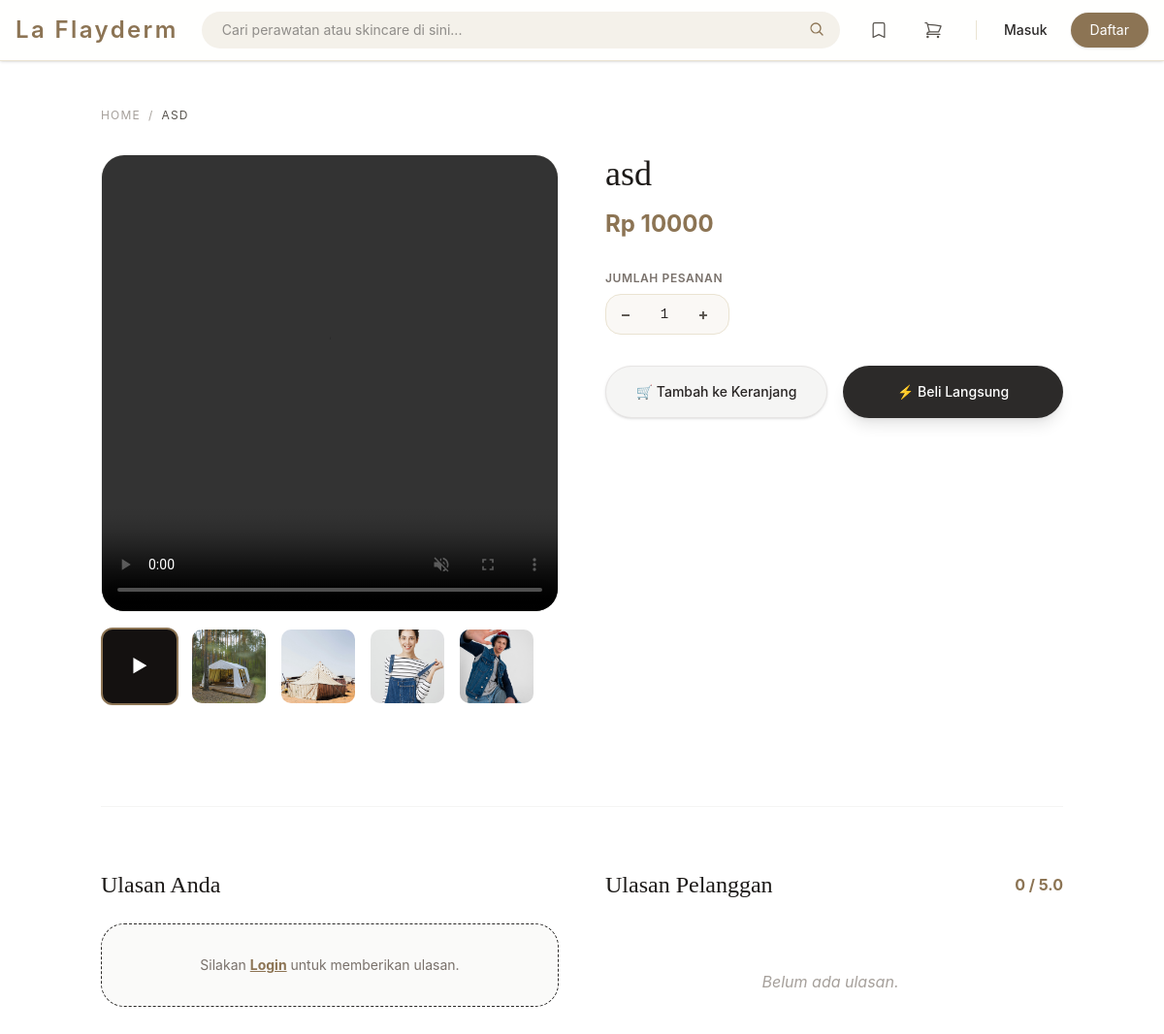
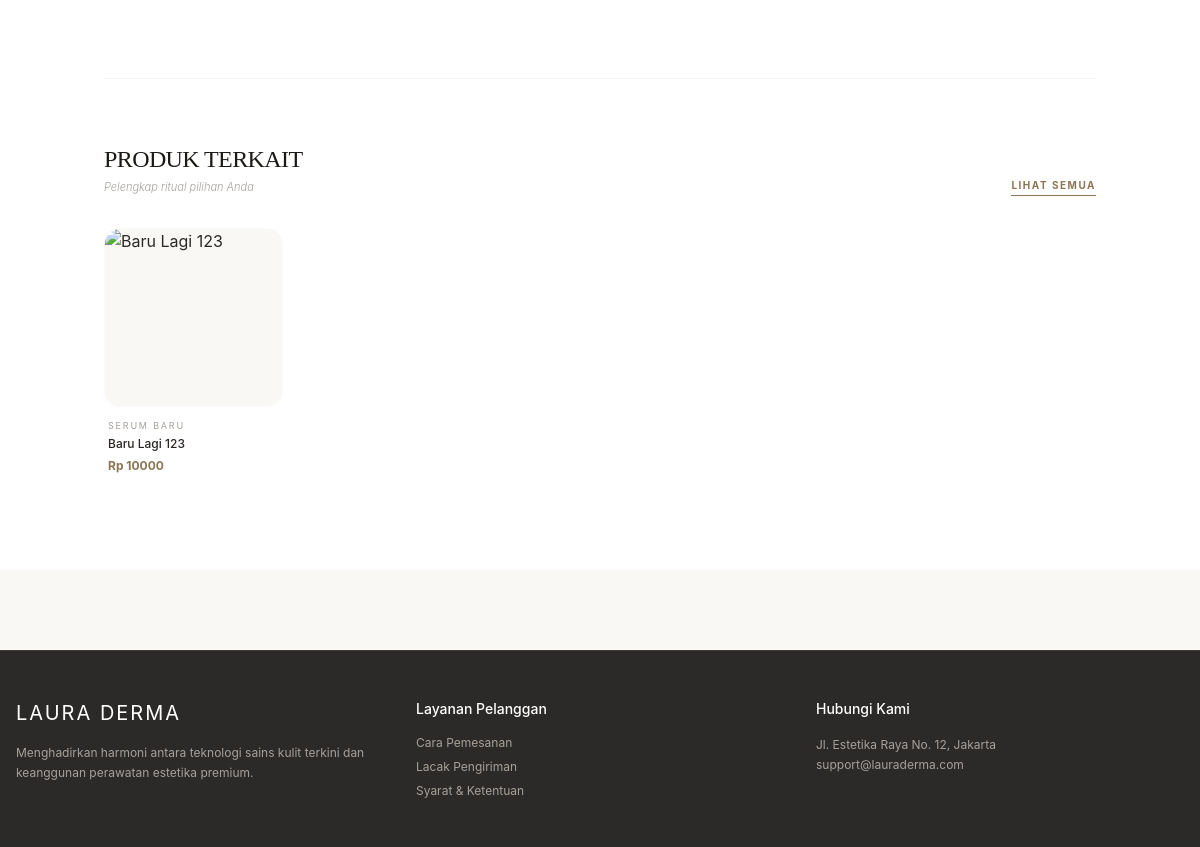
/produk/1/, run on the app's committed database (2 pictures, top to bottom).
### toko/models.py (models this page shows, shortened)
class Produk(models.Model):
    kategori = models.ForeignKey(Kategori, on_delete=models.SET_NULL, null=True, blank=True, related_name='produk')
    nama = models.CharField(max_length=200)
    slug = models.SlugField(unique=True, max_length=250)
    gambar = models.ImageField(upload_to='produk/thumbnails/', blank=True, null=True)
    video_produk = models.FileField(upload_to='produk/videos/', null=True, blank=True)
    deskripsi = models.TextField(blank=True, null=True)
    harga = models.IntegerField()  # Menggunakan integer agar pas untuk mata uang Rupiah
    stok = models.IntegerField(default=0)
    is_flash_sale = models.BooleanField(default=False) # Penanda untuk masuk bagian diskon
    dibuat_pada = models.DateTimeField(auto_now_add=True)
    flash_sale_end = models.DateTimeField(null=True, blank=True)
    class Meta:
        verbose_name_plural = "Produk"

class ProdukGambar(models.Model):
    produk = models.ForeignKey(Produk, on_delete=models.CASCADE, related_name='galeri')
    gambar = models.ImageField(upload_to='produk/galeri/')
    alt_text = models.CharField(max_length=255, blank=True, null=True)

class Kategori(models.Model):
    nama = models.CharField(max_length=100)
    slug = models.SlugField(unique=True, max_length=150)
    class Meta:
        verbose_name_plural = "Kategori" # Agar di halaman admin tulisannya rapi

### toko/views.py (the view)
# urls.py: path('produk/<int:id>/', detail_produk, name='detail_produk'),
def detail_produk(request, id):
    produk = get_object_or_404(Produk, id=id)
    produk_terkait = Produk.objects.filter(kategori=produk.kategori).exclude(id=id)[:4]
    is_wishlisted = False
    is_liked = False
    reviews = produk.reviews.all().order_by('-tanggal')
    rata_rata_rating = reviews.aggregate(Avg('rating'))['rating__avg'] or 0
    user_sudah_review = False
    if request.user.is_authenticated:
        is_wishlisted = Wishlist.objects.filter(user=request.user, produk=produk).exists()
        is_liked = Like.objects.filter(user=request.user, produk=produk).exists()
        user_sudah_review = Review.objects.filter(produk=produk, user=request.user).exists()
    context = {
        'produk': produk,
        'produk_terkait': produk_terkait,
        'reviews': reviews,
        'is_wishlisted': is_wishlisted,
        'is_liked': is_liked,
        'rata_rata_rating': round(rata_rata_rating, 1),
        'jumlah_review': reviews.count(),
        'user_sudah_review': user_sudah_review,
    }
    return render(request, 'detail_produk.html', context)

### toko/context_processors.py (called while the page is built)
def wishlist_count(request):
    if request.user.is_authenticated:
        count = Wishlist.objects.filter(user=request.user).count()
    else:
        count = 0
    return {'wish_count': count}

### templates/detail_produk.html (shortened to what this page needs)
{% extends 'base.html' %}
{% block content %}
<section class="py-12 bg-white">
    <div class="container mx-auto px-4">
        <nav class="flex mb-8 text-xs text-stone-400 uppercase tracking-widest">
            <a href="{% url 'home' %}" class="hover:text-[#8C7454]">Home</a>
            <span class="mx-2">/</span>
            <span class="text-stone-600">{{ produk.nama }}</span>
        </nav>
        <div class="flex flex-col lg:flex-row gap-12">
            <div class="lg:w-1/2">
                <div class="sticky top-24">
                    <div class="aspect-square rounded-3xl overflow-hidden bg-[#F4F1EA] mb-4 border border-stone-100 flex items-center justify-center relative">
                        {% if produk.video_produk %}
                            <video id="main-video" src="{{ produk.video_produk.url }}" autoplay loop muted playsinline controls
                                class="w-full h-full object-cover transition-opacity duration-300">
                            </video>
                        {% endif %}
                    </div>
                    <div class="flex gap-3 overflow-x-auto pb-2 scrollbar-hide">
                        {% if produk.video_produk %}
                        <div class="w-20 h-20 flex-shrink-0 rounded-xl overflow-hidden cursor-pointer border-2 border-[#8C7454] thumbnail-item relative bg-stone-900"
                            onclick="showVideo(this)">
                            <div class="absolute inset-0 flex items-center justify-center bg-black/30 text-white text-lg z-10">▶</div>
                        </div>
                        {% endif %}
                        {% if produk.gambar %}
                        <div class="w-20 h-20 flex-shrink-0 rounded-xl overflow-hidden cursor-pointer border-2 {% if not produk.video_produk %}border-[#8C7454]{% else %}border-transparent{% endif %} hover:border-stone-300 thumbnail-item"
                            onclick="changeImage('{{ produk.gambar.url }}', this)">
                            <img src="{{ produk.gambar.url }}" class="w-full h-full object-cover">
                        </div>
                        {% endif %}
                        {% if produk.galeri.all %}
                            {% for item in produk.galeri.all %}
                            <div class="w-20 h-20 flex-shrink-0 rounded-xl overflow-hidden cursor-pointer border-2 border-transparent hover:border-stone-300 thumbnail-item"
                                onclick="changeImage('{{ item.gambar.url }}', this)">
                                <img src="{{ item.gambar.url }}" class="w-full h-full object-cover">
                            </div>
                            {% endfor %}
                        {% endif %}
                    </div>
                </div>
            </div>
            <div class="lg:w-1/2">
                <h1 class="text-4xl font-serif text-stone-900 mb-4">{{ produk.nama }}</h1>
                <p class="text-2xl font-bold text-[#8C7454] mb-6">Rp {{ produk.harga }}</p>
                <form action="{% url 'tambah_ke_keranjang' produk.id %}" method="POST" class="space-y-6 mb-10">
                    <div class="space-y-2">
                        <label class="block text-xs font-semibold text-stone-500 uppercase tracking-wider">Jumlah Pesanan</label>
                        <div class="flex items-center w-32 bg-[#FAF8F5] border border-[#EAE3D2] rounded-2xl p-1">
                            <button type="button" onclick="adjustQty(-1)" class="w-8 h-8 flex items-center justify-center text-stone-600 hover:text-[#8C7454] font-bold cursor-pointer select-none">–</button>
                            <input type="number" id="input-jumlah" name="jumlah" value="1" min="1" class="w-12 text-center bg-transparent border-none outline-none font-medium font-mono text-sm text-stone-800 [appearance:textfield] [&::-webkit-outer-spin-button]:appearance-none [&::-webkit-inner-spin-button]:appearance-none">
                            <button type="button" onclick="adjustQty(1)" class="w-8 h-8 flex items-center justify-center text-stone-600 hover:text-[#8C7454] font-bold cursor-pointer select-none">+</button>
                        </div>
                    </div>
                    <div class="flex flex-col sm:flex-row gap-4 pt-2">
                        <button type="submit" class="flex-1 bg-stone-100 border border-stone-200 text-stone-800 py-4 px-6 rounded-full font-medium hover:bg-[#8C7454] hover:text-white hover:border-[#8C7454] transition-all shadow-sm cursor-pointer text-sm">
                            🛒 Tambah ke Keranjang
                        </button>
                        <button type="submit" name="action" value="checkout_langsung" class="flex-1 bg-[#2C2A29] text-white py-4 px-6 rounded-full font-medium hover:bg-[#8C7454] transition-all shadow-lg cursor-pointer text-sm">
                            ⚡ Beli Langsung
                        </button>
                    </div>
                </form>
            </div>
        </div>
        <section class="mt-24 border-t border-stone-100 pt-16">
            <div class="flex flex-col lg:flex-row justify-between gap-12">
                <div class="w-full lg:w-1/2">
                    <h3 class="text-2xl font-serif text-stone-900 mb-6">Ulasan Anda</h3>
                    <div id="review-section-wrapper">
                        {% if user.is_authenticated %}
                            {% if user_sudah_review %}
                                <div class="p-8 bg-green-50 rounded-3xl border border-green-100 text-center">
                                    <div class="w-12 h-12 bg-green-500 rounded-full flex items-center justify-center mx-auto mb-4 text-white">✓</div>
                                    <h4 class="text-green-800 font-semibold">Terima Kasih!</h4>
                                    <p class="text-green-600 text-sm">Anda telah memberikan ulasan untuk produk ini.</p>
                                </div>
                            {% else %}
                                <div id="form-container" class="p-8 bg-[#FAF8F5] rounded-3xl border border-[#EAE3D2]">
                                    <form id="reviewForm" action="{% url 'kirim_review' produk.id %}" method="POST" class="space-y-6">
                                        {% csrf_token %}
                                        <div>
                                            <label class="block text-xs font-semibold text-stone-700 uppercase mb-3">Rating Anda</label>
                                            <div class="flex flex-row-reverse justify-end gap-2 star-rating text-stone-300">
                                                {% for i in "54321" %}
                                                <input type="radio" id="star{{i}}" name="rating" value="{{i}}" class="hidden" required />
                                                <label for="star{{i}}" class="cursor-pointer hover:text-yellow-400">
                                                    <svg class="w-8 h-8 fill-current" viewBox="0 0 20 20"><path d="M9.049 2.927c.3-.921 1.603-.921 1.902 0l1.07 3.292a1 1 0 00.95.69h3.462c.969 0 1.371 1.24.588 1.81l-2.8 2.034a1 1 0 00-.364 1.118l1.07 3.292c.3.921-.755 1.688-1.54 1.118l-2.8-2.034a1 1 0 00-1.175 0l-2.8 2.034c-.784.57-1.838-.197-1.539-1.118l1.07-3.292a1 1 0 00-.364-1.118L2.98 8.72c-.783-.57-.38-1.81.588-1.81h3.461a1 1 0 00.951-.69l1.07-3.292z" /></svg>
                                                </label>
                                                {% endfor %}
                                            </div>
                                        </div>
                                        <div>
                                            <label class="block text-xs font-semibold text-stone-700 uppercase mb-2">Komentar</label>
                                            <textarea name="komentar" rows="4" required class="w-full bg-white border border-[#EAE3D2] rounded-2xl py-4 px-4 text-sm outline-none focus:border-[#8C7454] resize-none" placeholder="Bagaimana pengalaman Anda?"></textarea>
                                        </div>
                                        <button type="submit" class="w-full bg-[#8C7454] text-white py-4 rounded-full font-medium hover:bg-[#735F43] transition-all">Kirim Ulasan</button>
                                    </form>
                                </div>
                            {% endif %}
                        {% else %}
                            <div class="p-8 bg-stone-50 rounded-3xl border border-dashed text-center">
                                <p class="text-sm text-stone-500">Silakan <a href="{% url 'login' %}" class="text-[#8C7454] underline font-bold">Login</a> untuk memberikan ulasan.</p>
                            </div>
                        {% endif %}
                    </div>
                </div>
                <div class="w-full lg:w-1/2">
                    <div class="flex items-center justify-between mb-8">
                        <h3 class="text-2xl font-serif text-stone-900">Ulasan Pelanggan</h3>
                        <span class="text-[#8C7454] font-bold">{{ rata_rata_rating|default:"0" }} / 5.0</span>
                    </div>
                    <div id="reviewContainer" class="space-y-6 max-h-[500px] overflow-y-auto pr-2 scrollbar-thin">
                        {% for review in reviews %}
                        <div class="bg-white border border-stone-100 p-6 rounded-2xl">
                            <div class="flex justify-between items-start mb-3">
                                <div class="flex items-center gap-3">
                                    <div class="w-10 h-10 rounded-full bg-[#8C7454] flex items-center justify-center text-white font-bold text-sm">
                                        {{ review.user.username|slice:":1"|upper }}
                                    </div>
                                    <div>
                                        <p class="font-semibold text-stone-900 text-sm">{{ review.user.username }}</p>
                                        <p class="text-[10px] text-stone-400 uppercase">{{ review.tanggal|date:"d M Y" }}</p>
                                    </div>
                                </div>
                                <div class="flex text-yellow-400">
                                    {% for i in "12345" %}
                                    <svg class="w-3 h-3 {% if forloop.counter <= review.rating %}fill-current{% else %}text-stone-200{% endif %}" viewBox="0 0 20 20"><path d="M9.049 2.927c.3-.921 1.603-.921 1.902 0l1.07 3.292a1 1 0 00.95.69h3.462c.969 0 1.371 1.24.588 1.81l-2.8 2.034a1 1 0 00-.364 1.118l1.07 3.292c.3.921-.755 1.688-1.54 1.118l-2.8-2.034a1 1 0 00-1.175 0l-2.8 2.034c-.784.57-1.838-.197-1.539-1.118l1.07-3.292a1 1 0 00-.364-1.118L2.98 8.72c-.783-.57-.38-1.81.588-1.81h3.461a1 1 0 00.951-.69l1.07-3.292z" /></svg>
                                    {% endfor %}
                                </div>
                            </div>
                            <p class="text-stone-600 text-sm italic">"{{ review.komentar }}"</p>
                        </div>
                        {% empty %}
                        <p id="no-review" class="text-stone-400 italic text-center py-10">Belum ada ulasan.</p>
                        {% endfor %}
                    </div>
                </div>
            </div>
        </section>
        {% if produk_terkait %}
            <div class="mt-20 border-t border-stone-100 pt-16 pb-12">
                <div class="flex items-end justify-between mb-8">
                    <div>
                        <h2 class="text-xl md:text-2xl font-serif text-stone-900 uppercase tracking-tight">Produk Terkait</h2>
                        <p class="text-stone-400 text-[11px] mt-1 font-light italic">Pelengkap ritual pilihan Anda</p>
                    </div>
                    <a href="{% url 'home' %}" class="text-[10px] font-bold uppercase tracking-[0.15em] text-[#8C7454] border-b border-[#8C7454] pb-0.5 hover:text-[#735F43] transition-colors">
                        Lihat Semua
                    </a>
                </div>
                <div class="grid grid-cols-2 sm:grid-cols-3 md:grid-cols-4 lg:grid-cols-5 gap-6">
                    {% for p in produk_terkait %}
                    <div class="group">
                        <div class="relative aspect-square rounded-2xl overflow-hidden bg-[#FAF8F5] mb-3 border border-stone-50 transition-all duration-300 group-hover:shadow-md">
                        </div>
                        <div class="px-1">
                            <p class="text-[9px] text-stone-400 uppercase tracking-[0.2em] mb-1">{{ p.kategori.nama }}</p>
                            <a href="{% url 'detail_produk' p.id %}">
                                <h4 class="text-xs font-medium text-stone-800 group-hover:text-[#8C7454] transition-colors line-clamp-1">
                                    {{ p.nama }}
                                </h4>
                            </a>
                            <p class="text-[#8C7454] text-xs font-bold mt-1.5">Rp {{ p.harga }}</p>
                        </div>
                    </div>
                    {% endfor %}
                </div>
            </div>
        {% endif %}
    </div>
</section>
{% endblock %}

### templates/base.html (style rules this page uses)
body, .serif-font { font-family: 'Inter', sans-serif; }

### data on the page
Produk: nama "ASD", gambar (picture), nama "asd", harga "10000"
ProdukGambar: gambar (picture)
ProdukGambar: gambar (picture)
ProdukGambar: gambar (picture)
Produk: kategori.nama "SERUM BARU", nama "Baru Lagi 123", harga "10000"

### other printed values
{{ rata_rata_rating|default:"0" }} "0"
